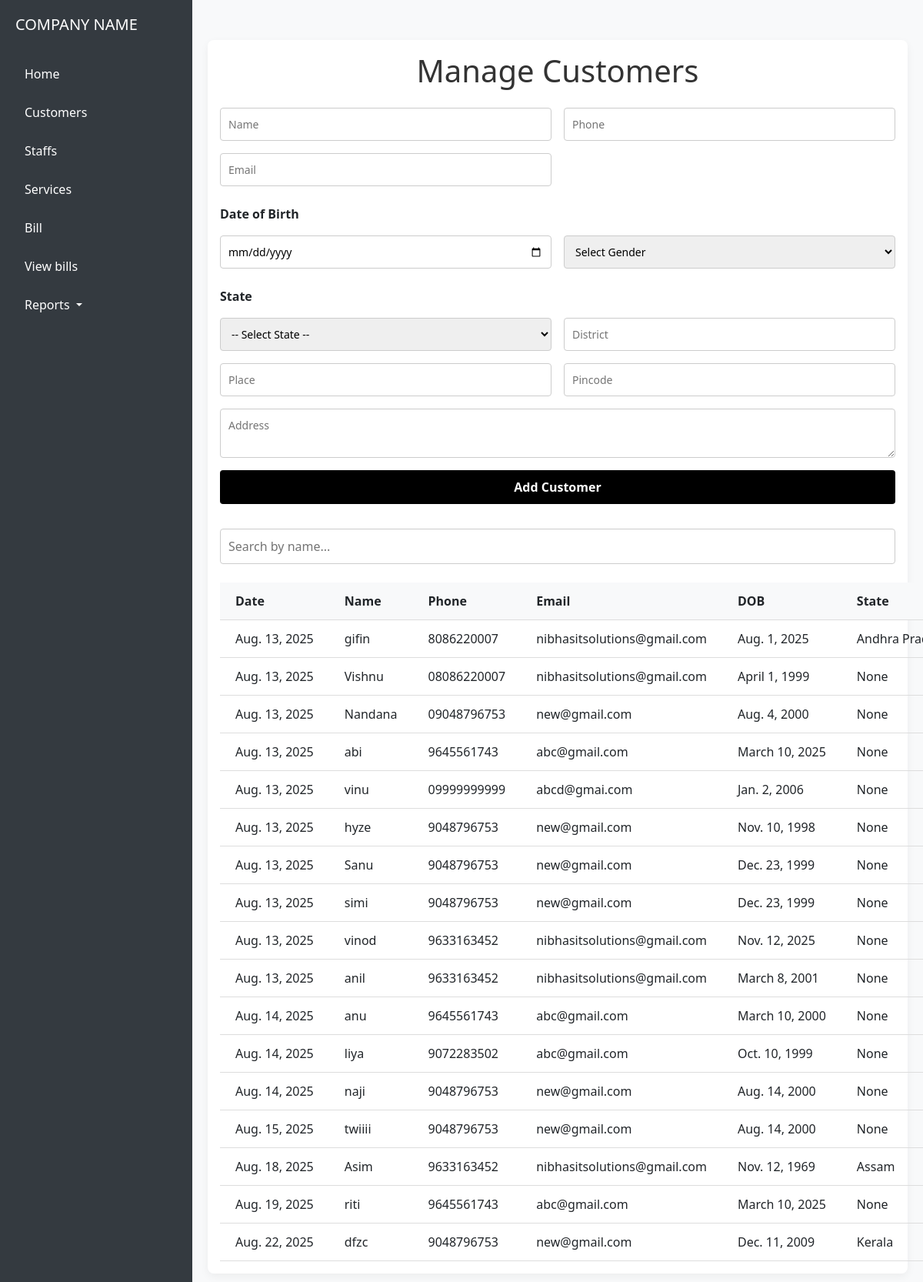
The app's page /customers/ with its own data.
### core/models.py (models this page shows, shortened)
class Customer(models.Model):
    name = models.CharField(max_length=100)
    phone = models.CharField(max_length=15)
    email = models.EmailField(blank=True, null=True)
    dob = models.DateField(default=timezone.now)
    address = models.TextField(default='N/A')
    state = models.CharField(max_length=100,null=True)
    district = models.CharField(max_length=100,null=True)
    place = models.CharField(max_length=100,null=True)
    pincode = models.CharField(max_length=6,null=True)
    gender = models.CharField(max_length=1, choices=GENDER_CHOICES, default='F')
    date = models.DateField(default=timezone.now)

### core/views.py (the view, shortened to what this page needs)
# urls.py: path('customers/', views.customer_list_create, name='customer_list_create'),
def customer_list_create(request):
    customers = Customer.objects.all()
    return render(request, 'core/customers.html', {'customers': customers})

### core/templates/core/customers.html (shortened to what this page needs)
{% extends 'core/base.html' %}
{% block content %}
<div class="container">
    <h1>Manage Customers</h1>
    <form method="post">
        <input name="name" placeholder="Name" required>
        <input name="phone" placeholder="Phone" required>
        <input name="email" placeholder="Email">
        <label for="dob">Date of Birth</label>
        <input type="date" id="dob" name="dob" required>
        <select name="gender" required>
            <option value="">Select Gender</option>
        </select>
        <label for="state">State</label>
        <select name="state" id="state" required>
            <option value="">-- Select State --</option>
        </select>
        <input name="district" placeholder="District" required>
        <input name="place" placeholder="Place" required>
        <input name="pincode" placeholder="Pincode" required pattern="\d{6}" title="Enter a 6-digit pincode">
        <textarea name="address" placeholder="Address" required></textarea>
        <button type="submit">Add Customer</button>
    </form>
    <div class="search-box">
        <input id="search" placeholder="Search by name..." oninput="showSuggestions()" autocomplete="off">
    </div>
    <table class="table-container">
        <thead>
            <tr>
                <th>Date</th>
                <th>Name</th>
                <th>Phone</th>
                <th>Email</th>
                <th>DOB</th>
                <th>State</th>
            </tr>
        </thead>
        <tbody id="customer-table">
            {% for customer in customers %}
            <tr>
                <td data-label="Date">{{ customer.date }}</td>
                <td data-label="Name">{{ customer.name }}</td>
                <td data-label="Phone">{{ customer.phone }}</td>
                <td data-label="Email">{{ customer.email|default:"-" }}</td>
                <td data-label="DOB">{{ customer.dob }}</td>
                <td data-label="State">{{ customer.state }}</td>
            </tr>
            {% endfor %}
        </tbody>
    </table>
</div>
{% endblock %}

### core/templates/core/base.html (shortened to what this page needs)
<!DOCTYPE html>
<html lang="en">
<head>
  <link href="https://cdn.jsdelivr.net/npm/bootstrap@5.3.0/dist/css/bootstrap.min.css" rel="stylesheet">
</head>
<body>
  <div class="sidebar">
    <h5>COMPANY NAME</h5>
    <ul class="nav flex-column">
      <li class="nav-item"><a href="{% url 'base' %}" class="nav-link">Home</a></li>
      <li class="nav-item"><a href="/customers/" class="nav-link">Customers</a></li>
      <li class="nav-item"><a href="/staffs/" class="nav-link">Staffs</a></li>
      <li class="nav-item"><a href="/services/" class="nav-link">Services</a></li>
      <li class="nav-item"><a href="/create-bill/" class="nav-link">Bill</a></li>
      <li class="nav-item"><a href="/bills/" class="nav-link">View bills</a></li>
      <li class="nav-item dropdown">
          <a class="nav-link dropdown-toggle" href="#" role="button" data-bs-toggle="dropdown" aria-expanded="false">
            Reports
          </a>
        </li>
    </ul>
  </div>
  <div class="main-content">
    {% block content %}{% endblock %}
  </div>
</body>
</html>

### core/templates/core/base.html (style rules this page uses)
body { margin: 0; font-family: 'Segoe UI', sans-serif; }
.sidebar { position: fixed; top: 0; left: 0; width: 250px; height: 100vh; background-color: #343a40; color: white; padding: 20px; overflow-y: auto; }
.sidebar h5 { margin-bottom: 2rem; }
.sidebar .nav-link { color: white; margin-bottom: 10px; padding: 8px 12px; display: block; border-radius: 4px; }
.main-content { margin-left: 250px; padding: 20px; height: 100vh; overflow-y: auto; background-color: #f8f9fa; }

### core/templates/core/customers.html (style rules this page uses)
.container { max-width: 1100px; margin: 2rem auto; padding: 1rem; background-color: #ffffff; border-radius: 8px; box-shadow: 0 4px 12px rgba(0, 0, 0, 0.05); }
h1 { text-align: center; margin-bottom: 1.5rem; color: #333; }
form { display: grid; grid-template-columns: 1fr 1fr; gap: 1rem; }
form input, form select, form textarea { padding: 10px; border: 1px solid #ccc; border-radius: 4px; font-size: 14px; width: 100%; }
form label { grid-column: 1 / -1; font-weight: bold; margin-top: 0.5rem; }
form textarea { grid-column: 1 / -1; resize: vertical; }
button { grid-column: 1 / -1; background-color: #000; color: white; padding: 10px; border: none; border-radius: 4px; font-weight: bold; cursor: pointer; }
.search-box { margin: 2rem 0 1rem; position: relative; }
#search { padding: 10px; width: 100%; border: 1px solid #ccc; border-radius: 4px; }
.table-container { overflow-x: auto; -webkit-overflow-scrolling: touch; margin-top: 1.5rem; }
.table-container th, .table-container td { padding: 12px 20px; text-align: left; border-bottom: 1px solid #ddd; white-space: nowrap; }
.table-container th { background-color: #f8f9fa; font-weight: bold; }

### records on screen
Customer: date "Aug. 13, 2025", name "gifin", phone "8086220007", email "nibhasitsolutions@gmail.com", dob "Aug. 1, 2025", state "Andhra…"
Customer: date "Aug. 13, 2025", name "Vishnu", phone "08086220007", email "nibhasitsolutions@gmail.com", dob "April 1, 1999", state "None"
Customer: date "Aug. 13, 2025", name "Nandana", phone "09048796753", email "new@gmail.com", dob "Aug. 4, 2000", state "None"
Customer: date "Aug. 13, 2025", name "abi", phone "9645561743", email "abc@gmail.com", dob "March 10, 2025", state "None"
Customer: date "Aug. 13, 2025", name "vinu", phone "09999999999", email "abcd@gmai.com", dob "Jan. 2, 2006", state "None"
Customer: date "Aug. 13, 2025", name "hyze", phone "9048796753", email "new@gmail.com", dob "Nov. 10, 1998", state "None"
Customer: date "Aug. 13, 2025", name "Sanu", phone "9048796753", email "new@gmail.com", dob "Dec. 23, 1999", state "None"
Customer: date "Aug. 13, 2025", name "simi", phone "9048796753", email "new@gmail.com", dob "Dec. 23, 1999", state "None"
Customer: date "Aug. 13, 2025", name "vinod", phone "9633163452", email "nibhasitsolutions@gmail.com", dob "Nov. 12, 2025", state "None"
Customer: date "Aug. 13, 2025", name "anil", phone "9633163452", email "nibhasitsolutions@gmail.com", dob "March 8, 2001", state "None"
Customer: date "Aug. 14, 2025", name "anu", phone "9645561743", email "abc@gmail.com", dob "March 10, 2000", state "None"
Customer: date "Aug. 14, 2025", name "liya", phone "9072283502", email "abc@gmail.com", dob "Oct. 10, 1999", state "None"
Customer: date "Aug. 14, 2025", name "naji", phone "9048796753", email "new@gmail.com", dob "Aug. 14, 2000", state "None"
Customer: date "Aug. 15, 2025", name "twiiii", phone "9048796753", email "new@gmail.com", dob "Aug. 14, 2000", state "None"
Customer: date "Aug. 18, 2025", name "Asim", phone "9633163452", email "nibhasitsolutions@gmail.com", dob "Nov. 12, 1969", state "Assam"
Customer: date "Aug. 19, 2025", name "riti", phone "9645561743", email "abc@gmail.com", dob "March 10, 2025", state "None"
Customer: date "Aug. 22, 2025", name "dfzc", phone "9048796753", email "new@gmail.com", dob "Dec. 11, 2009", state "Kerala"
